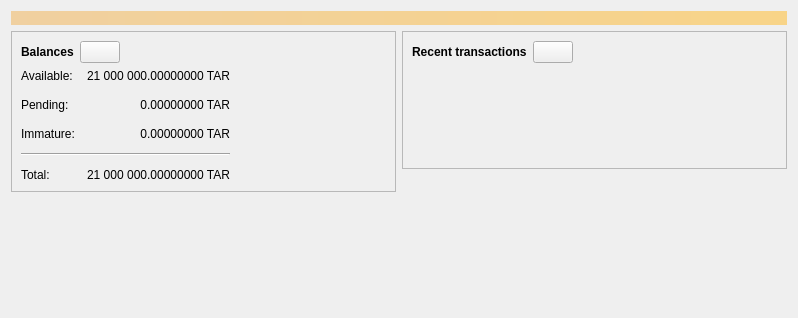
<?xml version="1.0" encoding="UTF-8"?>
<ui version="4.0">
 <class>OverviewPage</class>
 <widget class="QWidget" name="OverviewPage">
  <property name="geometry">
   <rect>
    <x>0</x>
    <y>0</y>
    <width>798</width>
    <height>318</height>
   </rect>
  </property>
  <property name="windowTitle">
   <string>Form</string>
  </property>
  <layout class="QVBoxLayout" name="topLayout">
   <item>
    <widget class="QLabel" name="labelAlerts">
     <property name="visible">
      <bool>false</bool>
     </property>
     <property name="styleSheet">
      <string notr="true">QLabel { background-color: qlineargradient(x1: 0, y1: 0, x2: 1, y2: 0, stop:0 #F0D0A0, stop:1 #F8D488); color:#000000; }</string>
     </property>
     <property name="wordWrap">
      <bool>true</bool>
     </property>
     <property name="margin">
      <number>3</number>
     </property>
     <property name="textInteractionFlags">
      <set>Qt::TextSelectableByMouse</set>
     </property>
    </widget>
   </item>
   <item>
    <layout class="QHBoxLayout" name="horizontalLayout" stretch="1,1">
     <item>
      <layout class="QVBoxLayout" name="verticalLayout_2">
       <item>
        <widget class="QFrame" name="frame">
         <property name="frameShape">
          <enum>QFrame::StyledPanel</enum>
         </property>
         <property name="frameShadow">
          <enum>QFrame::Raised</enum>
         </property>
         <layout class="QVBoxLayout" name="verticalLayout_4">
          <item>
           <layout class="QHBoxLayout" name="horizontalLayout_4">
            <item>
             <widget class="QLabel" name="label_5">
              <property name="font">
               <font>
                <weight>75</weight>
                <bold>true</bold>
               </font>
              </property>
              <property name="text">
               <string>Balances</string>
              </property>
             </widget>
            </item>
            <item>
             <widget class="QPushButton" name="labelWalletStatus">
              <property name="enabled">
               <bool>true</bool>
              </property>
              <property name="maximumSize">
               <size>
                <width>45</width>
                <height>16777215</height>
               </size>
              </property>
              <property name="toolTip">
               <string>The displayed information may be out of date. Your wallet automatically synchronizes with the TARCOIN network after a connection is established, but this process has not completed yet.</string>
              </property>
              <property name="text">
               <string/>
              </property>
              <property name="icon">
               <iconset resource="../bitcoin.qrc">
                <normaloff>:/icons/warning</normaloff>
                <disabledoff>:/icons/warning</disabledoff>:/icons/warning</iconset>
              </property>
              <property name="iconSize">
               <size>
                <width>24</width>
                <height>24</height>
               </size>
              </property>
             </widget>
            </item>
            <item>
             <spacer name="horizontalSpacer_3">
              <property name="orientation">
               <enum>Qt::Horizontal</enum>
              </property>
              <property name="sizeHint" stdset="0">
               <size>
                <width>40</width>
                <height>20</height>
               </size>
              </property>
             </spacer>
            </item>
           </layout>
          </item>
          <item>
           <layout class="QGridLayout" name="gridLayout">
            <property name="spacing">
             <number>12</number>
            </property>
            <item row="1" column="1">
             <widget class="QLabel" name="labelUnconfirmed">
              <property name="cursor">
               <cursorShape>IBeamCursor</cursorShape>
              </property>
              <property name="toolTip">
               <string>Total of transactions that have yet to be confirmed, and do not yet count toward the spendable balance</string>
              </property>
              <property name="text">
               <string notr="true">0.00000000 TAR</string>
              </property>
              <property name="alignment">
               <set>Qt::AlignRight|Qt::AlignTrailing|Qt::AlignVCenter</set>
              </property>
              <property name="textInteractionFlags">
               <set>Qt::LinksAccessibleByMouse|Qt::TextSelectableByKeyboard|Qt::TextSelectableByMouse</set>
              </property>
             </widget>
            </item>
            <item row="3" column="0" colspan="2">
             <widget class="Line" name="line">
              <property name="orientation">
               <enum>Qt::Horizontal</enum>
              </property>
             </widget>
            </item>
            <item row="4" column="0">
             <widget class="QLabel" name="labelTotalText">
              <property name="text">
               <string>Total:</string>
              </property>
             </widget>
            </item>
            <item row="2" column="1">
             <widget class="QLabel" name="labelImmature">
              <property name="cursor">
               <cursorShape>IBeamCursor</cursorShape>
              </property>
              <property name="toolTip">
               <string>Mined balance that has not yet matured</string>
              </property>
              <property name="text">
               <string notr="true">0.00000000 TAR</string>
              </property>
              <property name="alignment">
               <set>Qt::AlignRight|Qt::AlignTrailing|Qt::AlignVCenter</set>
              </property>
              <property name="textInteractionFlags">
               <set>Qt::LinksAccessibleByMouse|Qt::TextSelectableByKeyboard|Qt::TextSelectableByMouse</set>
              </property>
             </widget>
            </item>
            <item row="1" column="2">
             <spacer name="horizontalSpacer_2">
              <property name="orientation">
               <enum>Qt::Horizontal</enum>
              </property>
              <property name="sizeHint" stdset="0">
               <size>
                <width>40</width>
                <height>20</height>
               </size>
              </property>
             </spacer>
            </item>
            <item row="2" column="0">
             <widget class="QLabel" name="labelImmatureText">
              <property name="text">
               <string>Immature:</string>
              </property>
             </widget>
            </item>
            <item row="4" column="1">
             <widget class="QLabel" name="labelTotal">
              <property name="cursor">
               <cursorShape>IBeamCursor</cursorShape>
              </property>
              <property name="toolTip">
               <string>Your current total balance</string>
              </property>
              <property name="text">
               <string notr="true">21 000 000.00000000 TAR</string>
              </property>
              <property name="alignment">
               <set>Qt::AlignRight|Qt::AlignTrailing|Qt::AlignVCenter</set>
              </property>
              <property name="textInteractionFlags">
               <set>Qt::LinksAccessibleByMouse|Qt::TextSelectableByKeyboard|Qt::TextSelectableByMouse</set>
              </property>
             </widget>
            </item>
            <item row="0" column="0">
             <widget class="QLabel" name="labelBalanceText">
              <property name="text">
               <string>Available:</string>
              </property>
             </widget>
            </item>
            <item row="0" column="1">
             <widget class="QLabel" name="labelBalance">
              <property name="cursor">
               <cursorShape>IBeamCursor</cursorShape>
              </property>
              <property name="toolTip">
               <string>Your current spendable balance</string>
              </property>
              <property name="text">
               <string notr="true">21 000 000.00000000 TAR</string>
              </property>
              <property name="alignment">
               <set>Qt::AlignRight|Qt::AlignTrailing|Qt::AlignVCenter</set>
              </property>
              <property name="textInteractionFlags">
               <set>Qt::LinksAccessibleByMouse|Qt::TextSelectableByKeyboard|Qt::TextSelectableByMouse</set>
              </property>
             </widget>
            </item>
            <item row="1" column="0">
             <widget class="QLabel" name="labelPendingText">
              <property name="text">
               <string>Pending:</string>
              </property>
             </widget>
            </item>
           </layout>
          </item>
         </layout>
        </widget>
       </item>
       <item>
        <spacer name="verticalSpacer">
         <property name="orientation">
          <enum>Qt::Vertical</enum>
         </property>
         <property name="sizeHint" stdset="0">
          <size>
           <width>20</width>
           <height>40</height>
          </size>
         </property>
        </spacer>
       </item>
      </layout>
     </item>
     <item>
      <layout class="QVBoxLayout" name="verticalLayout_3">
       <item>
        <widget class="QFrame" name="frame_2">
         <property name="frameShape">
          <enum>QFrame::StyledPanel</enum>
         </property>
         <property name="frameShadow">
          <enum>QFrame::Raised</enum>
         </property>
         <layout class="QVBoxLayout" name="verticalLayout">
          <item>
           <layout class="QHBoxLayout" name="horizontalLayout_2">
            <item>
             <widget class="QLabel" name="label_4">
              <property name="font">
               <font>
                <weight>75</weight>
                <bold>true</bold>
               </font>
              </property>
              <property name="text">
               <string>Recent transactions</string>
              </property>
             </widget>
            </item>
            <item>
             <widget class="QPushButton" name="labelTransactionsStatus">
              <property name="enabled">
               <bool>true</bool>
              </property>
              <property name="maximumSize">
               <size>
                <width>45</width>
                <height>16777215</height>
               </size>
              </property>
              <property name="toolTip">
               <string>The displayed information may be out of date. Your wallet automatically synchronizes with the TARCOIN network after a connection is established, but this process has not completed yet.</string>
              </property>
              <property name="text">
               <string/>
              </property>
              <property name="icon">
               <iconset resource="../bitcoin.qrc">
                <normaloff>:/icons/warning</normaloff>
                <disabledoff>:/icons/warning</disabledoff>:/icons/warning</iconset>
              </property>
              <property name="iconSize">
               <size>
                <width>24</width>
                <height>24</height>
               </size>
              </property>
             </widget>
            </item>
            <item>
             <spacer name="horizontalSpacer">
              <property name="orientation">
               <enum>Qt::Horizontal</enum>
              </property>
              <property name="sizeHint" stdset="0">
               <size>
                <width>40</width>
                <height>20</height>
               </size>
              </property>
             </spacer>
            </item>
           </layout>
          </item>
          <item>
           <widget class="TransactionOverviewWidget" name="listTransactions">
            <property name="styleSheet">
             <string notr="true">QListView { background: transparent; }</string>
            </property>
            <property name="frameShape">
             <enum>QFrame::NoFrame</enum>
            </property>
            <property name="verticalScrollBarPolicy">
             <enum>Qt::ScrollBarAlwaysOff</enum>
            </property>
            <property name="horizontalScrollBarPolicy">
             <enum>Qt::ScrollBarAlwaysOff</enum>
            </property>
            <property name="sizeAdjustPolicy">
             <enum>QAbstractScrollArea::AdjustToContents</enum>
            </property>
            <property name="selectionMode">
             <enum>QAbstractItemView::NoSelection</enum>
            </property>
            <property name="uniformItemSizes">
             <bool>true</bool>
            </property>
           </widget>
          </item>
         </layout>
        </widget>
       </item>
       <item>
        <spacer name="verticalSpacer_2">
         <property name="orientation">
          <enum>Qt::Vertical</enum>
         </property>
         <property name="sizeHint" stdset="0">
          <size>
           <width>20</width>
           <height>40</height>
          </size>
         </property>
        </spacer>
       </item>
      </layout>
     </item>
    </layout>
   </item>
  </layout>
 </widget>
 <customwidgets>
  <customwidget>
   <class>TransactionOverviewWidget</class>
   <extends>QListView</extends>
   <header>qt/transactionoverviewwidget.h</header>
  </customwidget>
 </customwidgets>
 <resources/>
 <connections/>
</ui>
